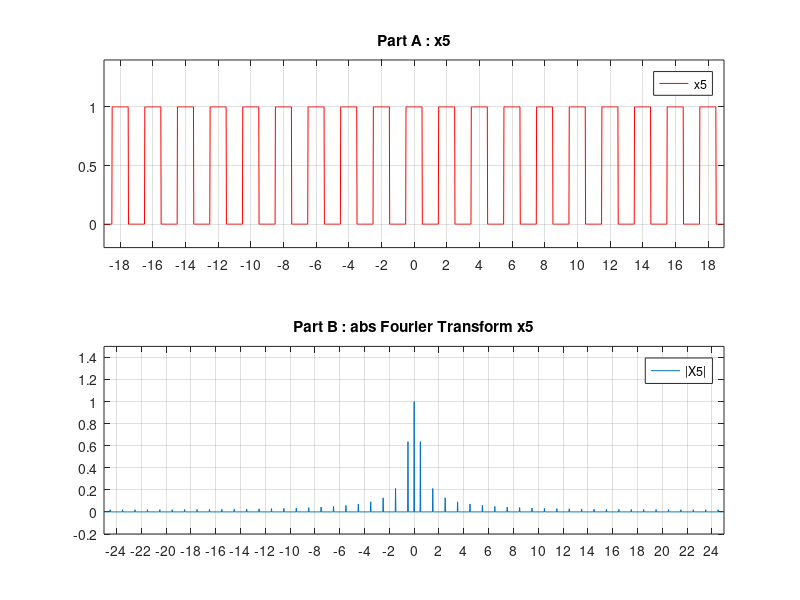

Here is the MATLAB script that generated this plot:
% x5 = sigma rectpuls(t - 2k)
% =-=-=-=-=-=-=-=-=-=-=-=-=-=-=-=-=-=-=-=-=-=-=-=-=-=-=-=-=-=-=-=-=-=-=-=-=
% Signals And Systems
% Computer Assignment 3
% Chapter Number One . Exercise Number Five : 1.5
% Mohammad Mahdi Abdolhosseini
% Spring 2021
% =-=-=-=-=-=-=-=-=-=-=-=-=-=-=-=-=-=-=-=-=-=-=-=-=-=-=-=-=-=-=-=-=-=-=-=-=
clc; clear; close all;

fs = 50;
ts = 1/fs;

t_start = -19;
t_end = 19;
t = t_start : ts : t_end - ts;

T = t_end - t_start;
N = T/ts;
delta_f = 1/T;

x5 = zeros;
for k = -9:1:9
    x5 = x5 + rectpuls(t-2*k);
end

figure
subplot(2,1,1)
plot(t, x5, 'r');
title('Part A : x5')
set(gca,'xtick', t_start - 1 : 2 : t_end, 'xlim', [t_start,t_end - ts])
set(gca,'ytick', -1 : 0.5 : 3, 'ylim', [-0.2,1.4])
legend('x5')
grid on

y5 = fftshift(fft(x5));
f = -fs/2 : fs/N : fs/2 - fs/N;

subplot(2,1,2)
y5new = y5/max(abs(y5));
plot(f, abs(y5new));
title('Part B : abs Fourier Transform x5')
set(gca,'xtick', -fs/2 - 1 : 2 : fs/2 - fs/N, 'xlim', [-fs/2,fs/2 - fs/N])
set(gca,'ytick', -1 : 0.2 : 3, 'ylim', [-0.2,1.5])
legend('|X5|')
grid on
